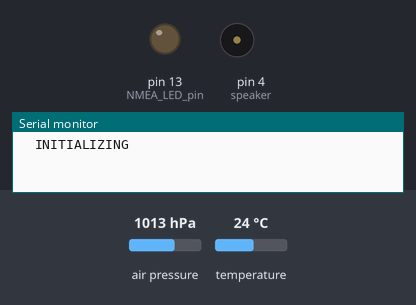
A sketch run on a simulated Arduino Uno, built with avr-gcc and run on an emulated ATmega328P. On the bench: output pins drawn as LEDs (lit = HIGH), buzzer (waves = sounding), the last lines printed to the serial monitor. Dashed ring = blinking. The inputs (shaded band) are chosen by the test bench; at power-on: air pressure 1013 hPa, temperature 24 °C.

Above: at 0.1 s.
At 2.6 s:
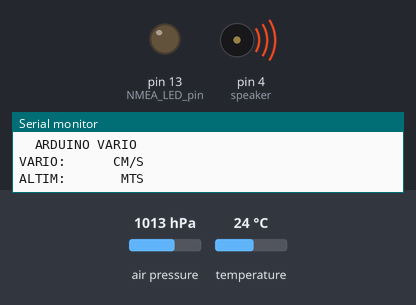
At 5.5 s:
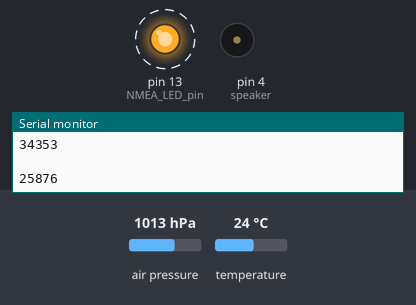
Timing chart, 0 to 40.0 s (numbered marks = the images above):
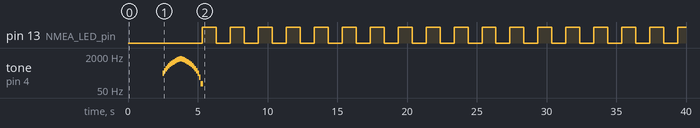

Measured:
- by itself, pin 13 (NMEA_LED_pin): alternates HIGH for 1.0 s and LOW for 1.0 s
- by itself, tone on pin 4 (speaker): plays 300 Hz for 0.10 s, 400 Hz for 0.10 s, 500 Hz for 0.10 s, 600 Hz for 0.10 s, 700 Hz for 0.10 s, 800 Hz for 0.10 s … (27 notes in this stretch)

The sketch:

simple_vario.ino
```cpp
/*
 Audio Only Arduino Based Vario


 Arduino board creates NMEA like protocol with variometer output and beeping sound.
 LK8000 EXTERNAL INSTRUMENT SERIES 1 - NMEA SENTENCE: LK8EX1
 VERSION A, 110217

 $LK8EX1,pressure,altitude,vario,temperature,battery,*checksum

 Field 0, raw pressure in hPascal:hPA*100 (example for 1013.25 becomes 101325)
 no padding (987.25 becomes 98725, NOT 098725)
 If no pressure available, send 999999 (6 times 9)
 If pressure is available, field 1 altitude will be ignored
 Field 1, altitude in meters, relative to QNH 1013.25
 If raw pressure is available, this value will be IGNORED (you can set it to 99999
 but not really needed)!(if you want to use this value, set raw pressure to 999999)
 This value is relative to sea level (QNE). We are assuming that currently at 0m
 altitude pressure is standard 1013.25.If you cannot send raw altitude, then send
 what you have but then you must NOT adjust it from Basic Setting in LK.
 Altitude can be negative. If altitude not available, and Pressure not available, set Altitude
 to 99999. LK will say "Baro altitude available" if one of fields 0 and 1 is available.
 Field 2, vario in cm/s
 If vario not available, send 9999. Value can also be negative.
 Field 3, temperature in C , can be also negative.If not available, send 99
 Field 4, battery voltage or charge percentage.Cannot be negative.If not available, send 999.
 Voltage is sent as float value like: 0.1 1.4 2.3 11.2. To send percentage, add 1000.
 Example 0% = 1000. 14% = 1014 . Do not send float values for percentages.
 Percentage should be 0 to 100, with no decimals, added by 1000!
 */

#include <Wire.h>                      //i2c library
#include <SFE_BMP180.h>                //BMP180 pressure sensor library
#include<stdlib.h>                     //we need that to use dtostrf() and convert float to string

/////////////////////////////////////////
///////////////////////////////////////// variables that You can test and try
short speaker = 4;                       //speaker output
float vario_climb_rate_start = 0.5;      //minimum climb beeping value(ex. start climbing beeping at 0.4m/s)
float vario_sink_rate_start = -1.1;      //maximum sink beeping value (ex. start sink beep at -1.1m/s)
#define SAMPLES_ARR 25                   //define moving average filter array size (2->30), more means vario is less sensitive and slower, NMEA output
#define UART_SPEED 9600                  //define serial transmision speed (9600,19200, etc...)
#define PROTOCOL 3                       //define NMEA output: 1 = $LK8EX1, 2 = FlymasterF1, 3 = Off-Line Test with Serial Monitor (Arduino)
#define NMEA_LED_pin 13                  // LED NMEA out pin (remember pin Arduino digital pin 6 is not Atmega 328 pin 6)
#define NMEA_OUT_per_SEC 3               // NMEA output string samples per second (1 to 20)
/////////////////////////////////////////
/////////////////////////////////////////
SFE_BMP180 pressure;                     //SFE_BMP180 object
long     Temperature = 0;
long     Pressure = 101325;
float    Altitude=0;
const float p0 = 101325;                 //Pressure at sea level (Pa)
unsigned long get_time1 = millis();
unsigned long get_time2 = millis();
unsigned long get_time3 = millis();
int      my_temperature = 1;
char     altitude_arr[6];            //wee need this array to translate float to string
char     vario_arr[6];               //wee need this array to translate float to string
char     batt_arr[6];
int      samples=40;
int      maxsamples=50;
float    alt[51];
float    tim[51];
float    beep;
float    Beep_period;
static long k[SAMPLES_ARR];

static long Averaging_Filter(long input);
static long Averaging_Filter(long input) // moving average filter function
{
  long sum = 0;
  for (int i = 0; i < SAMPLES_ARR; i++) {
    k[i] = k[i+1];
  }
  k[SAMPLES_ARR - 1] = input;
  for (int i = 0; i < SAMPLES_ARR; i++) {
    sum += k[i];
  }
  return ( sum / SAMPLES_ARR ) ;
}

void play_welcome_beep()                 //play only once welcome beep after turning on arduino vario
{


  for (int aa=300;aa<=1500;aa=aa+100)
  {
    tone(speaker,aa,200);             // play beep on pin (note,duration)
    delay(100);
  }
  for (int aa=1500;aa>=100;aa=aa-100)
  {
    tone(speaker,aa,200);             // play beep on pin (note,duration)
    delay(100);
  }
}


void setup()                // setup() function to setup all necessary parameters before we go to endless loop() function
{
  pinMode(speaker, OUTPUT);

  Serial.begin(9600); // set up serial port for 9600 baud

  Serial.println("  INITIALIZING  "); // clear display + legends

  delay(500);
  Serial.println("  ARDUINO VARIO ");

  delay(2000); //
  Serial.println("VARIO:      CM/S"); // clear display + legends

  Serial.println("ALTIM:       MTS");

  //delay(2000); // wait for display to boot up
  play_welcome_beep();                //play welcome beep to indicate ready
  pinMode(NMEA_LED_pin, OUTPUT);      // set pin for output NMEA LED blink;

}
float nmea_vario_cms =0;
float nmea_time_s=0;
float nmea_alt_m=0;
float nmea_old_alt_m=0;


char variostring[6], altstring[6]; // create string arrays

//************************************************************************************
//******************************* MAIN LOOP ******************************************
//************************************************************************************
void loop(void)
{
  float time=millis();              //take time, look into arduino millis() function
  float vario=0;
  float N1=0;
  float N2=0;
  float N3=0;
  float D1=0;
  float D2=0;
  Pressure = getPressure();                                   //get one sample from BMP085 in every loop
  long average_pressure = Averaging_Filter(Pressure);                   //put it in filter and take average, this averaging is for NMEA output
  Altitude = (float)44330 * (1 - pow(((float)Pressure/p0), 0.190295));  //take new altitude in meters from pressure sample, not from average pressure
 //
 nmea_alt_m = (float)44330 * (1 - pow(((float)average_pressure/p0), 0.190295));
 if ((millis() >= (nmea_time_s+1000))){
 nmea_vario_cms = ((nmea_alt_m-nmea_old_alt_m))*100;
 nmea_old_alt_m = nmea_alt_m;
 nmea_time_s = millis();
 }
 //
  for(int cc=1;cc<=maxsamples;cc++){                                    //vario algorithm
    alt[(cc-1)]=alt[cc];                                                //move "altitude" value in every loop inside table
    tim[(cc-1)]=tim[cc];                                                //move "time" value in every loop inside table
  };                                                                    //now we have altitude-time tables
  alt[maxsamples]=Altitude;                                             //put current "altitude" value on the end of the table
  tim[maxsamples]=time;                                                 //put current "time" value on the end of the table
  float stime=tim[maxsamples-samples];
  for(int cc=(maxsamples-samples);cc<maxsamples;cc++){
    N1+=(tim[cc]-stime)*alt[cc];
    N2+=(tim[cc]-stime);
    N3+=(alt[cc]);
    D1+=(tim[cc]-stime)*(tim[cc]-stime);
    D2+=(tim[cc]-stime);
  };

 vario=1000*((samples*N1)-N2*N3)/(samples*D1-D2*D2);
 /*
 if ((time-beep)>Beep_period)                          // make some beep
  {
    beep=time;
    if (vario>vario_climb_rate_start && vario<=10 )
    {
      switch (MODE)
      {
        case 0:
          break;
        case 1:
          Beep_period=550-(vario*(30+vario));
          tone(speaker,(1400+(200*vario)),420-(vario*(20+vario))); //when climbing make faster and shorter beeps
        case 2:
          Beep_period=550-(vario*(30+vario));
          tone(speaker,(1400+(200*vario)),420-(vario*(20+vario))); //when climbing make faster and shorter beeps
          tone(speaker,(1406+(200*vario)),420-(vario*(20+vario)));
      }
    } else if (vario >10)
    {
      switch (MODE)
      {
        case 0:
          break;
        case 1:
          Beep_period=160;
          tone(speaker,3450,120);                          //spike climb rate
        case 2:
          Beep_period=160;
          tone(speaker,3450,120);                          //spike climb rate
          tone(speaker,3456,120);
      }
    } else if (vario< vario_sink_rate_start){           //if you have high performace glider you can change sink beep to -0.95m/s ;)
      switch (MODE)
      {
        case 0:
          break;
        case 1:
          Beep_period=200;
          tone(speaker,300,340);
        case 2:
          Beep_period=200;
          tone(speaker,300,340);
          tone(speaker,320,340);
      }
    }
  }
*/

 if ((millis() >= (get_time3+(1000/NMEA_OUT_per_SEC))) && (PROTOCOL == 1))       //every NMEA_OUT/second send NMEA output over serial port (LK8000 protocol)
  {
    String str_out =                                                                 //combine all values and create part of NMEA data string output
      String("LK8EX1"+String(",")+String(average_pressure,DEC)+String(",")+String(dtostrf(Altitude,0,0,altitude_arr))+String(",")+
      String(dtostrf(nmea_vario_cms,0,0,vario_arr))+String(",")+String(my_temperature,DEC)+String(","));
    unsigned int checksum_end,ai,bi;                                                 // Calculating checksum for data string
    for (checksum_end = 0, ai = 0; ai < str_out.length(); ai++)
    {
      bi = (unsigned char)str_out[ai];
      checksum_end ^= bi;
    }
    //creating now NMEA serial output for LK8000. LK8EX1 protocol format:
    //$LK8EX1,pressure,altitude,vario,temperature,battery,*checksum
    Serial.print("$");                     //print first sign of NMEA protocol
    Serial.print(str_out);                 // print data string
    Serial.print("*");                     //end of protocol string
    Serial.println(checksum_end,HEX);      //print calculated checksum on the end of the string in HEX
    get_time3 = millis();
    if (digitalRead(NMEA_LED_pin)== HIGH) {digitalWrite(NMEA_LED_pin, LOW);} else {digitalWrite(NMEA_LED_pin, HIGH);}
   }

  if ((millis() >= (get_time3+(1000/NMEA_OUT_per_SEC))) && (PROTOCOL == 2))       //every NMEA_OUT/second send NMEA output over serial port (Flymaster F1 Protocol)
  {
    String str_out =
    String("VARIO,"+String(average_pressure,DEC)+ String(",")+String(dtostrf((nmea_vario_cms/10),0,0,vario_arr))+
    String(",100,0,1")+String(",")+String(my_temperature,DEC)+String(",0"));
    unsigned int checksum_end,ai,bi;                                                 // Calculating checksum for data string
    for (checksum_end = 0, ai = 0; ai < str_out.length(); ai++)
    {
      bi = (unsigned char)str_out[ai];
      checksum_end ^= bi;
    }
    //creating now NMEA serial output for LK8000. Flymaster F1 protocol format:
    //// $VARIO,fPressure,fVario,Bat1Volts,Bat2Volts,BatBank,TempSensor1,TempSensor2*Checksum
    Serial.print("$");                     //print first sign of NMEA protocol
    Serial.print(str_out);                 // print data string
    Serial.print("*");                     //end of protocol string
    Serial.println(checksum_end,HEX);      //print calculated checksum on the end of the string in HEX
    get_time3 = millis();
   if (digitalRead(NMEA_LED_pin)== HIGH) {digitalWrite(NMEA_LED_pin, LOW);} else {digitalWrite(NMEA_LED_pin, HIGH);}
 }

 //************************************************************************************************************
  if ((millis() >= (get_time3+(3000/NMEA_OUT_per_SEC))) && (PROTOCOL == 3))       //every NMEA_OUT/second send NMEA output over serial port (Off-Line test)
  {
    //Note: dtostrf(floatVar, minStringWidthIncDecimalPoint, numVarsAfterDecimal, charBuf);


    String str_out =                                                                 //combine all values and create part of NMEA data string output
      String(String(millis())+String(",")+String(average_pressure,DEC)+String(",")+String(dtostrf(Altitude,0,0,altitude_arr))+String(",")+
      String(dtostrf(nmea_vario_cms,0,0,vario_arr))+String(",")+String(my_temperature,DEC));

    //**********************************************************************
    //creating now NMEA serial output for Off-line Test. Protocol output format:
    //
    //     TIME (s)*1000, PRESSURE (hPa),ALTITUDE(m), VARIO(cm/s), TEMPERATURE (gC)
    //
    //**********************************************************************

    Serial.println(str_out);                 // print data string to Arduino Serial
    //lcd.print((String) dtostrf(nmea_vario_cms,0,0,vario_arr));
    //vario_lcd  = String(dtostrf(nmea_vario_cms,0,0,vario_arr));
    //alt_lcd = String(dtostrf(Altitude,0,0,altitude_arr));

     //vario_lcd  = 5;
     //alt_lcd = 1251;

    //stringOne.toCharArray(charBuf, 50)

     //variostring  = String( String(dtostrf(nmea_vario_cms,0,0,vario_arr)));
     //altstring  = String( String(dtostrf(Altitude,0,0,altitude_arr)));

    String vario_lcd = String( String(dtostrf(nmea_vario_cms,0,0,vario_arr)));
    String alt_lcd = String( String(dtostrf(Altitude,0,0,altitude_arr)));

    vario_lcd.toCharArray(variostring, 6);
    alt_lcd.toCharArray(altstring, 6);

    //sprintf(variostring,"%4d", variostring);  // create strings from the numbers right-justify to 4 spaces
    //sprintf(altstring,"%4d",altstring);       // create strings from the numbers right-justify to 4 spaces

    ////////////////////////only for simulation
    //vario_lcd = random(10000); // make some fake data
    //alt_lcd = random(1000);

    //sprintf(variostring,"%4d",vario_lcd); // create strings from the numbers
    //sprintf(altstring,"%4d",alt_lcd); // right-justify to 4 spaces
    ////////////////////////////////////////////////////


    //sprintf(variostring,"%4d",dtostrf(nmea_vario_cms*1000,0,0,vario_arr)); // create strings from the numbers
    //sprintf(altstring,"%4d",dtostrf(Altitude*100,0,0,altitude_arr)); // right-justify to 4 spaces

    //sprintf(variostring,"%4d",nmea_vario_cms*100); // create strings from the numbers

    //  position	 1	 2	 3	 4	 5	 6	 7	 8	 9	 10	 11	 12	 13	 14	 15	 16
    //  line 1	       128	 129	 130	 131	 132	 133	 134	 135	 136	 137	 138	 139	 140	 141	 142	 143
    //  line 2	       192	 193	 194	 195	 196	 197	 198	 199	 200	 201	 202	 203	 204	 205	 206	 207

    Serial.println("     "); // from 8th clear 5 positions

    Serial.println(variostring); // write out the Vario value
    //mySerial.write("1"); // write out the RPM value

    Serial.println("      "); // from 8th position clear 6 positions

    Serial.println(altstring); // write out the Altitude value


    get_time3 = millis();
    if (digitalRead(NMEA_LED_pin)== HIGH) {digitalWrite(NMEA_LED_pin, LOW);} else {digitalWrite(NMEA_LED_pin, HIGH);}
   }
  //************************************************************************************************************
}

double getPressure()
{
  char status;
  double T,P,p0,a;

  // You must first get a temperature measurement to perform a pressure reading.

  // Start a temperature measurement:
  // If request is successful, the number of ms to wait is returned.
  // If request is unsuccessful, 0 is returned.

  status = pressure.startTemperature();
  if (status != 0)
  {
    // Wait for the measurement to complete:

    delay(status);

    // Retrieve the completed temperature measurement:
    // Note that the measurement is stored in the variable T.
    // Use '&T' to provide the address of T to the function.
    // Function returns 1 if successful, 0 if failure.

    status = pressure.getTemperature(T);
    if (status != 0)
    {
      // Start a pressure measurement:
      // The parameter is the oversampling setting, from 0 to 3 (highest res, longest wait).
      // If request is successful, the number of ms to wait is returned.
      // If request is unsuccessful, 0 is returned.

      status = pressure.startPressure(3);
      if (status != 0)
      {
        // Wait for the measurement to complete:
        delay(status);

        // Retrieve the completed pressure measurement:
        // Note that the measurement is stored in the variable P.
        // Use '&P' to provide the address of P.
        // Note also that the function requires the previous temperature measurement (T).
        // (If temperature is stable, you can do one temperature measurement for a number of pressure measurements.)
        // Function returns 1 if successful, 0 if failure.

        status = pressure.getPressure(P,T);
        if (status != 0)
        {
          return(P);
        }
        else Serial.println("error retrieving pressure measurement\n");
      }
      else Serial.println("error starting pressure measurement\n");
    }
    else Serial.println("error retrieving temperature measurement\n");
  }
  else Serial.println("error starting temperature measurement\n");
}

//The End
```
